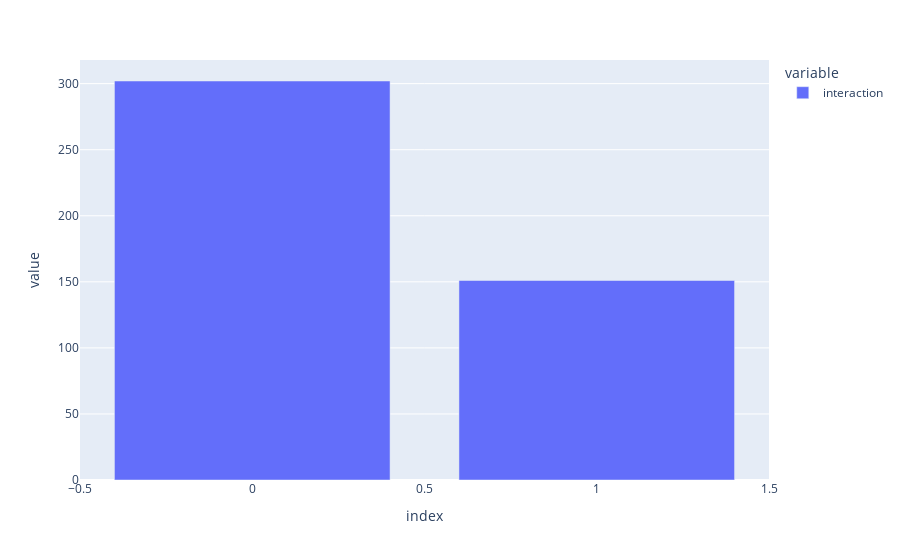

Source (notebook cell):
### Code cell
px.bar(balanced_dataset.interaction.value_counts())

### Figure 1 — Plotly figure (JSON) as saved in the notebook; plotly's stock layout.template omitted (floating-point values rounded to 4 significant figures)
{"data": [{"alignmentgroup": "True", "hovertemplate": "variable=interaction<br>index=%{x}<br>value=%{y}<extra></extra>", "legendgroup": "interaction", "marker": {"color": "#636efa", "pattern": {"shape": ""}}, "name": "interaction", "offsetgroup": "interaction", "orientation": "v", "showlegend": true, "textposition": "auto", "type": "bar", "x": [0, 1], "xaxis": "x", "y": [302, 151], "yaxis": "y"}], "layout": {"barmode": "relative", "legend": {"title": {"text": "variable"}, "tracegroupgap": 0}, "margin": {"t": 60}, "xaxis": {"anchor": "y", "domain": [0, 1], "title": {"text": "index"}}, "yaxis": {"anchor": "x", "domain": [0, 1], "title": {"text": "value"}}}}
